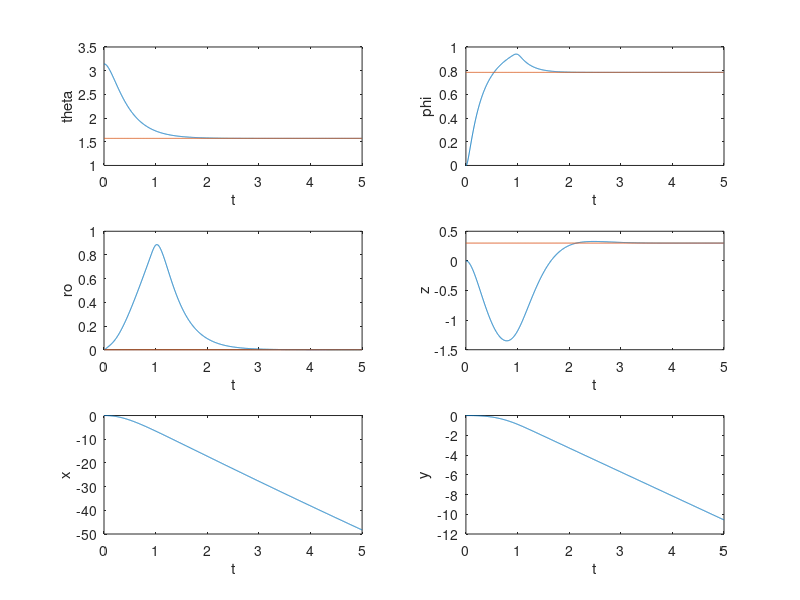
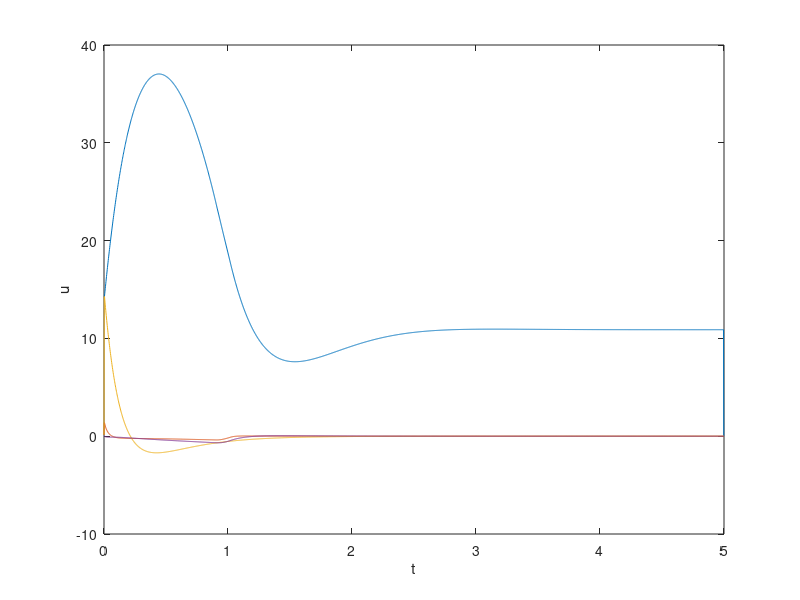
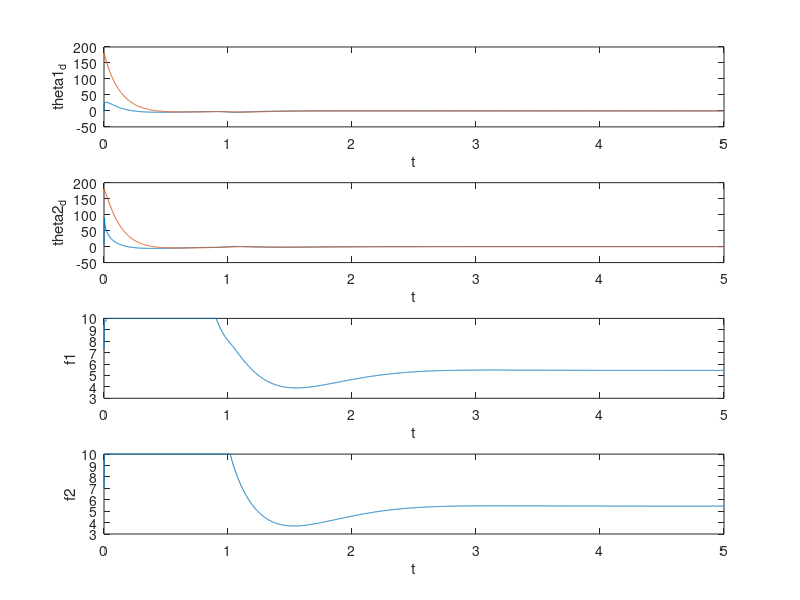

These charts were generated, in order, by the following MATLAB code:
clear all 
close all 


%% vehicle parameters
m=1.11;%kg

%kg.m^2
Ixx=1.6*10^-2;
Iyy=1.0*10^-2;
Izz=2.4*10^-2; 


b=.1;

%m
d=0.179;
l=0.075;
h=0.022;

g=9.81;%N/Kg

%% PID gains
KI_z=0;
KP_z=10;
KD_z=5;

KI_theta=10;
KP_theta=10;
KD_theta=10;

KI_phi=100;
KP_phi=10;
KD_phi=30;

KI_ro=10;
KP_ro=10;
KD_ro=10;


%% initialize simulation
Ts=1/500; 

Tf=5;

t_d=0:Ts:Tf-Ts ; 

z_d=0.3;

theta_d=pi/2;
phi_d=pi/4;
ro_d=0; 

n1= length(t_d) ;



x(1:n1)=0;
xd(1:n1)=0;
xdd(1:n1)=0;

y(1:n1)=0;
yd(1:n1)=0;
ydd(1:n1)=0;

z(1:n1)=0;
zd(1:n1)=0;
zdd(1:n1)=0;

phi(1:n1)=0;
phid(1:n1)=0;
phidd(1:n1)=0;

theta(1:n1)=pi;
thetad(1:n1)=0;
thetadd(1:n1)=0;

ro(1:n1)=0;
rod(1:n1)=0;
rodd(1:n1)=0;


theta1(1:n1)=pi;
theta1d(1:n1)=pi;

theta2(1:n1)=pi;
theta2d(1:n1)=pi;

u=zeros(4,n1);
u1=u;

%% simulation
for tk=1:n1-1 
  if tk==1
       U2p=KP_phi*(phi_d-phi(tk))*Ixx;
       U3p=(KP_theta*(theta(tk)-theta_d) +KD_theta*thetad(tk))*Iyy +0*xd(tk) ;
        U4p=KP_ro*(ro_d-ro(tk))*Izz;
    
         U1p=-m*(-g + KP_z*(-z_d +z(tk)) + KD_z*(zd(tk))); 
  else 
   
  U2p=(KI_phi*(phi_d-phi(tk-1))+KP_phi*(phi_d-phi(tk)) -KD_phi*phid(tk))*Ixx;
  U3p=(KI_theta*(theta(tk-1)-theta_d)+KP_theta*(theta(tk)-theta_d) +KD_theta*thetad(tk))*Iyy/h +0*xd(tk) ;
  U4p=(KI_ro*(ro_d-ro(tk-1))+KP_ro*(ro_d-ro(tk)) -KD_ro*rod(tk))*Izz;
    
  U1p=-m*(-g + KP_z*(-z_d +z(tk))+KI_z*(-z_d+z(tk-1)) + KD_z*(zd(tk))); 
  
  end 
  
  u(:,tk)= [U1p;U2p;U3p;U4p];
  
  U1=U1p;
  U2=(U4p+b/d*U2p)/(b^2/d+d);
  U3=U3p;
  U4=(U4p-d/b*U2p)/(b+d^2/b);
  
  f1(:,tk)=sqrt((U1+U2)^2 +(U3+U4)^2)/2;
  f2(:,tk)=sqrt((U1-U2)^2 +(U3-U4)^2)/2;
  
  if f1(:,tk)>10 
      f1(:,tk)=10 ; 
  end 
  if f2(:,tk)>10 
      f2(:,tk)=10 ; 
  end 
  
  theta1_d(:,tk)=asin((U3+U4)/(2*f1(:,tk)));
  theta2_d(:,tk)=asin((U3-U4)/(2*f2(:,tk)));
  
  theta1p(:,tk)=acos((U1+U2)/(2*f1(:,tk)));
  theta2p(:,tk)=acos((U1-U2)/(2*f2(:,tk)));
  
  %do a reconstruction of control inputs. 
  
  U11= f1(:,tk)*cos(theta1_d(:,tk)) +f2(:,tk)*cos(theta2_d(:,tk));
  U21= f1(:,tk)*cos(theta1_d(:,tk)) -f2(:,tk)*cos(theta2_d(:,tk));
  U31= f1(:,tk)*sin(theta1_d(:,tk)) +f2(:,tk)*sin(theta2_d(:,tk));
  U41= f1(:,tk)*sin(theta1_d(:,tk)) -f2(:,tk)*sin(theta2_d(:,tk));
  
  U1p=U11;
  U2p=b*U21-d*U41;
  U3p=U31;
  U4p=d*U21+b*U41;
  
  u1(:,tk)= [U1p;U2p;U3p;U4p];
  
% reconstructed control simulation
  x(tk+1)=xd(tk)*Ts+ x(tk); 
  xd(tk+1)=xdd(tk)*Ts+ xd(tk); 
  
  y(tk+1)=yd(tk)*Ts+ y(tk); 
  yd(tk+1)=ydd(tk)*Ts+ yd(tk); 
  
  z(tk+1)=zd(tk)*Ts+ z(tk); 
  zd(tk+1)=zdd(tk)*Ts+ zd(tk); 
  
  phi(tk+1)=phid(tk)*Ts+ phi(tk); 
  phid(tk+1)=phidd(tk)*Ts+ phid(tk); 
  
  theta(tk+1)=thetad(tk)*Ts+ theta(tk); 
  thetad(tk+1)=thetadd(tk)*Ts+ thetad(tk); 
  
  ro(tk+1)=rod(tk)*Ts+ ro(tk); 
  rod(tk+1)=rodd(tk)*Ts+ rod(tk); 
  
  theta1(tk+1)=theta1d(tk)*Ts+ theta1(tk); 
  theta2(tk+1)=theta2d(tk)*Ts+ theta2(tk); 
  
  
  xdd(tk+1)=1/m*cos(ro(tk))*cos(theta(tk))*U1p + 1/m*(cos(ro(tk))*sin(theta(tk))*cos(phi(tk))+sin(ro(tk))*sin(phi(tk)))*U3p -0.02*xd(tk)  ;
  ydd(tk+1)=1/m*sin(ro(tk))*cos(theta(tk))*U1p + 1/m*(sin(ro(tk))*sin(theta(tk))*cos(phi(tk))-cos(ro(tk))*sin(phi(tk)))*U3p ; 
  zdd(tk+1)=1/m*sin(theta(tk))*U1p +1/m*cos(theta(tk))*cos(phi(tk))*U3p - g ;
  
  phidd(tk+1)=1/Ixx*U2p;
  thetadd(tk+1)=-h/Iyy*U3p; 
  rodd(tk+1)=1/Izz*U4p; 
  
  theta1d(:,tk+1)=10*(theta1_d(:,tk)-theta1(:,tk));
  theta2d(:,tk+1)=10*(theta2_d(:,tk)-theta2(:,tk));
    
end 


%% plots



subplot(3,2,1)

plot(t_d,theta,t_d,ones(1,n1)*theta_d)
xlabel('t')
ylabel('theta');

subplot(3,2,2)


plot(t_d,phi,t_d,ones(1,n1)*phi_d)
xlabel('t')
ylabel('phi');


subplot(3,2,3)

plot(t_d,ro,t_d,ones(1,n1)*ro_d)
xlabel('t')
ylabel('ro');


subplot(3,2,4)

plot(t_d,z,t_d,ones(1,n1)*z_d)
xlabel('t')
ylabel('z');


subplot(3,2,5)

plot(t_d,x)
xlabel('t')
ylabel('x');


subplot(3,2,6)

plot(t_d,y)
xlabel('t')
ylabel('y');


figure 

plot(t_d,u)
xlabel('t')
ylabel('u');


figure 

subplot(4,1,1)
plot(t_d(1:end-1),theta1_d*180/pi,t_d,theta1*180/pi)
xlabel('t')
ylabel('theta1_d')

subplot(4,1,2)
plot(t_d(1:end-1),theta2_d*180/pi,t_d,theta2*180/pi)
xlabel('t')
ylabel('theta2_d')

subplot(4,1,3)
plot(t_d(1:end-1),f1)
xlabel('t')
ylabel('f1')


subplot(4,1,4)
plot(t_d(1:end-1),f2)
xlabel('t')
ylabel('f2')


u-u1;



